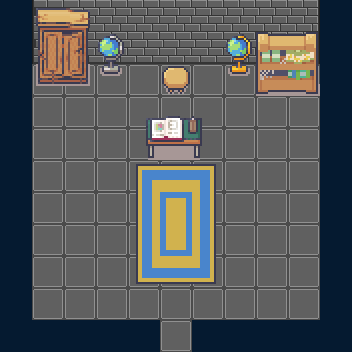

A level layout from a 2D game, rendered from its tile map. Below: a short description, then the map file with tile-grid data replaced by summaries:
An orthogonal 11x11 tile map with 32x32 px tiles, 3 tile layers (Ground, Wall, Forniture), 1 hidden layer not drawn, 3 tilesets and 13 objects (10x wall, entrance, archmageNPC, player).

<map version="1.5" tiledversion="1.7.2" orientation="orthogonal" renderorder="right-down" width="11" height="11" tilewidth="32" tileheight="32" infinite="0" nextlayerid="8" nextobjectid="17">
 <tileset firstgid="1" name="temp" tilewidth="32" tileheight="32" tilecount="64" columns="8">
  <image source="temp.png" width="256" height="256" />
 </tileset>
 <tileset firstgid="65" name="tileset" tilewidth="32" tileheight="32" tilecount="504" columns="24">
  <image source="tileset.png" width="793" height="672" />
 </tileset>
 <tileset firstgid="569" name="Interiors_free_32x32" tilewidth="32" tileheight="32" tilecount="1424" columns="16">
  <image source="Interiors_free_32x32.png" width="512" height="2848" />
 </tileset>
 <layer id="1" name="Ground" width="11" height="11">
  <properties>
   <property name="Draw" type="int" value="1" />
  </properties>
  <data>[121 cells, 73 non-empty, 1 distinct tile ids]</data>
 </layer>
 <layer id="2" name="Wall" width="11" height="11">
  <properties>
   <property name="Draw" type="int" value="1" />
  </properties>
  <data>[121 cells, 48 non-empty, 7 distinct tile ids]</data>
 </layer>
 <layer id="3" name="Forniture" width="11" height="11">
  <properties>
   <property name="Draw" type="int" value="1" />
  </properties>
  <data>[121 cells, 33 non-empty, 33 distinct tile ids]</data>
 </layer>
 <layer id="4" name="Sensors" width="11" height="11" visible="0">
  <data>[121 cells, 3 non-empty, 2 distinct tile ids]</data>
 </layer>
 <objectgroup id="5" name="Walls" visible="0">
  <object id="1" name="wall" type="wall" x="32" y="320" width="128" height="32" />
  <object id="2" name="wall" type="wall" x="192" y="320" width="128" height="32" />
  <object id="3" name="wall" type="wall" x="320" y="96" width="32" height="224" />
  <object id="4" name="wall" type="wall" x="0" y="64" width="32" height="256" />
  <object id="5" name="wall" type="wall" x="32" y="32" width="224" height="32" />
  <object id="6" name="wall" type="wall" x="256" y="64" width="64" height="32" />
  <object id="7" name="wall" type="wall" x="32" y="64" width="64" height="22" />
  <object id="8" name="wall" type="wall" x="96" y="64" width="27.5" height="15" />
  <object id="9" name="wall" type="wall" x="226.5" y="64" width="29.5" height="15" />
  <object id="10" name="wall" type="wall" x="141" y="128" width="67" height="32" />
 </objectgroup>
 <objectgroup id="7" name="Sensors" visible="0">
  <object id="11" name="entrance" type="entrance" x="160" y="320" width="32" height="32" />
 </objectgroup>
 <objectgroup id="6" name="Entities">
  <object id="12" name="NPC" type="archmageNPC" x="160.433" y="73.0585" width="32" height="32" />
  <object id="13" name="player" type="player" x="160" y="256" width="32" height="32" />
 </objectgroup>
</map>
